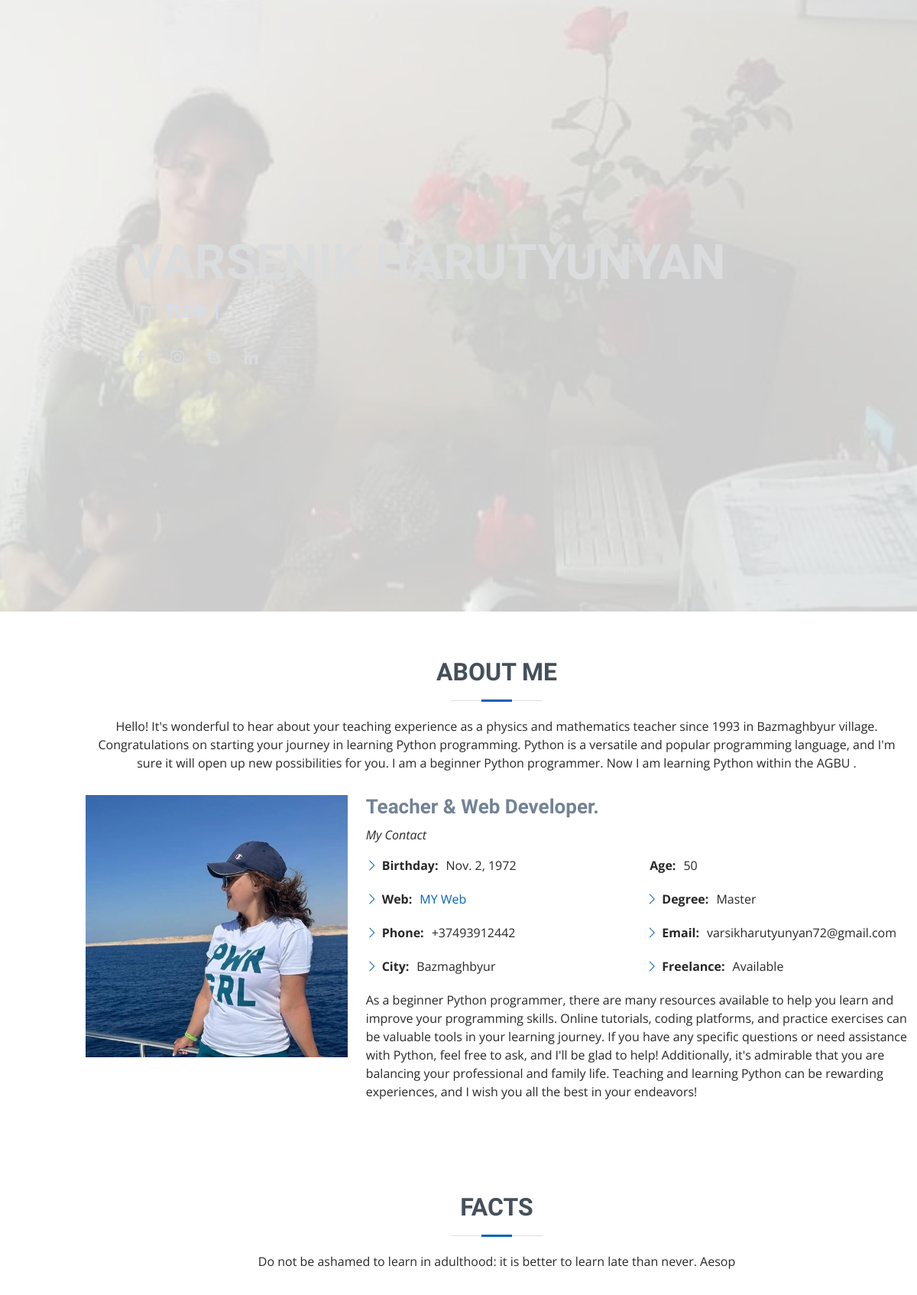
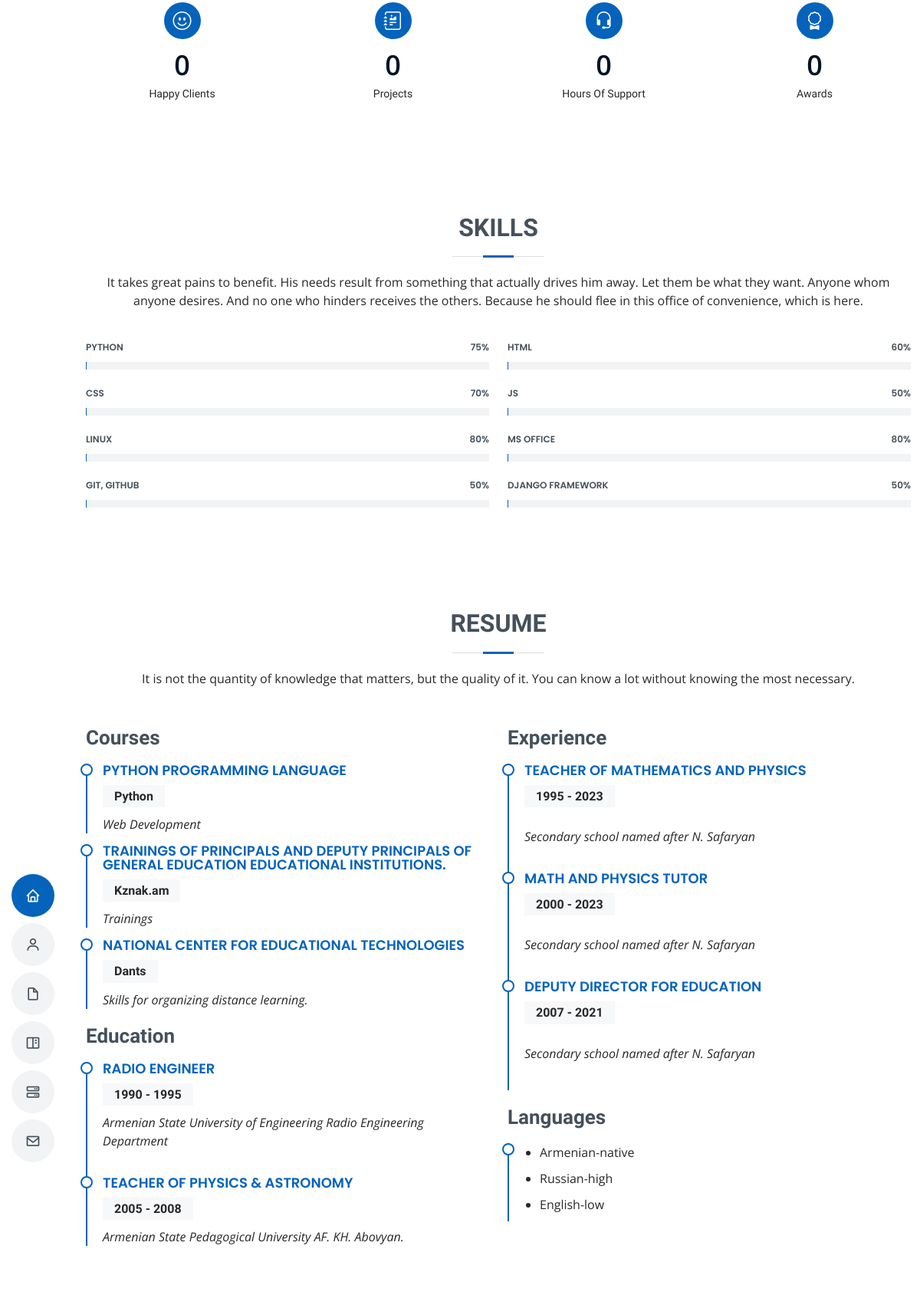
The page / (upper part) on the database its author committed (2 pictures, top to bottom).
### resume/models.py (models this page shows, shortened)
class PersonalInfo(models.Model):
    website = models.URLField(max_length = 200,)
    phone = models.CharField(max_length=30)
    city = models.CharField(max_length=30)
    age = models.PositiveIntegerField()
    degree = models.CharField(max_length=30)
    freelance = models.CharField(max_length=30)
    birthday = models.DateField()
    email = models.EmailField()
    user = models.ForeignKey(User, on_delete=models.CASCADE)

class Skill(models.Model):
    name = models.TextField(max_length=30)
    value = models.PositiveIntegerField(validators=[MaxValueValidator(100), MinValueValidator(1)], default=1)
    user = models.ForeignKey(User, on_delete=models.CASCADE)

class Courses(models.Model):
    program = models.TextField(max_length =100)
    program_name = models.TextField(max_length =100)
    cours_name = models.TextField(max_length =100)

class Education(models.Model):
    university_name = models.TextField(max_length=70)
    start_date = models.PositiveIntegerField(validators=[MaxValueValidator(2023), MinValueValidator(1900)])
    end_date = models.PositiveIntegerField(validators=[MaxValueValidator(2023), MinValueValidator(1900)])
    grade = models.TextField(max_length=30, blank=True, null=True)
    created_on=models.DateTimeField(auto_now=True)

class Experience(models.Model):
    position_name = models.TextField(max_length=100, blank=True, null=True)
    start_date = models.IntegerField(
        validators=[MaxValueValidator(2023), MinValueValidator(1900)])
    end_date = models.IntegerField(
        validators=[MaxValueValidator(2023), MinValueValidator(1900)])
    company_name = models.TextField(max_length=150)
    created_on = models.DateTimeField(auto_now=True)

class Language(models.Model):
    name = models.CharField(max_length=20)
    level = models.CharField(max_length=20)
    created_on = models.DateTimeField(auto_now=True)

### resume/views.py (the view, shortened to what this page needs)
# urls.py: 2. Add a URL to urlpatterns:  path('', views.home, name='home')
def home(request):
    status = 200
    skills=Skill.objects.filter(user__username= "varsik")
    education = Education.objects.all()
    experience = Experience.objects.all()
    language = Language.objects.all()
    courses = Courses.objects.all()
    services = Service.objects.all()
    testimonial = Testimonials.objects.all()
    personal_info = PersonalInfo.objects.get(user__username = "varsik")
    messageForm = MessageForm()
    portfolio_projects = PortfolioProject.objects.all()
    data={
        "facebook": "https://www.facebook.com/varsenik.harutunyan/",
        "instagram": "https://www.instagram.com/varsenikharutunyan/",
        "text1":"Hello! It's wonderful to hear about your teaching experience as a physics and mathematics teacher since 1993 in Bazmaghbyur village. Congratulations on starting your journey in learning Python programming. Python is a versatile and popular programming language, and I'm sure it will open up new possibilities for you.",
        "text2": "I am a beginner Python programmer.",
        'text3': "Now I am learning Python within the AGBU .",
        'text4': "I passed first level (Introduction to Python) and started learning advanced course (Web development).",                                                "skills":skills,
        "courses": courses,
        "education": education,
        "experience": experience,
        "language": language,
        "services": services,
        "testimonial": testimonial,
        "personal_info":personal_info,
        "messageForm": messageForm,
        "portfolio_projects": portfolio_projects,
        }
    return render(request,"index.html",context=data,status=status)

### resume/templates/index.html (shortened to what this page needs)
{% extends "base.html" %} {% load static  %}
{% block bodycontent %}
  <header id="header" class="d-flex flex-column justify-content-center">
    <nav id="navbar" class="navbar nav-menu">
      <ul>
        <li><a href="#hero" class="nav-link scrollto active"><i class="bx bx-home"></i> <span>Home</span></a></li>
        <li><a href="#about" class="nav-link scrollto"><i class="bx bx-user"></i> <span>About</span></a></li>
        <li><a href="#resume" class="nav-link scrollto"><i class="bx bx-file-blank"></i> <span>Resume</span></a></li>
        <li><a href="#portfolio" class="nav-link scrollto"><i class="bx bx-book-content"></i> <span>Portfolio</span></a></li>
        <li><a href="#services" class="nav-link scrollto"><i class="bx bx-server"></i> <span>Services</span></a></li>
        <li><a href="#contact" class="nav-link scrollto"><i class="bx bx-envelope"></i> <span>Contact</span></a></li>
      </ul>
    </nav>
  </header>
  <section id="hero" class="d-flex flex-column justify-content-center">
    <div class="container" data-aos="zoom-in" data-aos-delay="100">
      <h1>{{personal_info.user.first_name}} {{personal_info.user.last_name}}</h1>
      <p>I'm <span class="typed" data-typed-items="Fizik & Mathematic Teacher,Python Developer"></span></p>
      <div class="social-links">
        <a href="{{facebook}}" class="facebook"><i class="bx bxl-facebook"></i></a>
        <a href="{{instagram}}" class="instagram"><i class="bx bxl-instagram"></i></a>
        <a href="{{skype}}" class="google-plus"><i class="bx bxl-skype"></i></a>
        <a href="#" class="linkedin"><i class="bx bxl-linkedin"></i></a>
      </div>
    </div>
  </section>
  <main id="main">
    <section id="about" class="about">
      <div class="container" data-aos="fade-up">
        <div class="section-title">
          <h2>About Me</h2>
          <p>{{text1}} {{text2}} {{text3}}</p>
        </div>
        <div class="row">
          <div class="col-lg-4">
            <img src="{% static 'assets/img/profile-img.jpg' %}" class="img-fluid " alt="">
          </div>
          <div class="col-lg-8 pt-4 pt-lg-0 content">
            <h3>Teacher &amp; Web Developer.</h3>
            <p class="fst-italic">
              My Contact
            </p>
            <div class="row">
              <div class="col-lg-6">
                <ul>
                  <li><i class="bi bi-chevron-right"></i> <strong>Birthday:</strong> <span>{{personal_info.birthday}}</span></li>
                  <li><i class="bi bi-chevron-right "></i> <strong>Web:</strong><a href= {{personal_info.website}} target="_blank"> MY Web</a></li>
                  <li><i class="bi bi-chevron-right"></i> <strong>Phone:</strong> <span>{{personal_info.phone}}</span></li>
                  <li><i class="bi bi-chevron-right"></i> <strong>City:</strong> <span>{{personal_info.city}}</span></li>
                </ul>
              </div>
              <div class="col-lg-6">
                <ul>
                  <ul>
                    <ul>
                  <li> <strong>Age:</strong> <span>{{personal_info.age}}</span></li>
                  <li><i class="bi bi-chevron-right"></i> <strong>Degree:</strong> <span>{{personal_info.degree}}</span></li>
                  <li><i class="bi bi-chevron-right"></i> <strong>Email:</strong>  <span>{{personal_info.user.email}}</span></li>
                  <li><i class="bi bi-chevron-right"></i> <strong>Freelance:</strong> <span>Available</span></li>
                </ul>
                </ul>
              </ul>
              </div>
            </div>
            <p>
              As a beginner Python programmer, there are many resources available to help you learn and improve your programming skills. Online tutorials, coding platforms, and practice exercises can be valuable tools in your learning journey. If you have any specific questions or need assistance with Python, feel free to ask, and I'll be glad to help!
              Additionally, it's admirable that you are balancing your professional and family life. Teaching and learning Python can be rewarding experiences, and I wish you all the best in your endeavors!
            </p>
          </div>
        </div>
      </div>
    </section>
    <section id="facts" class="facts">
      <div class="container" data-aos="fade-up">
        <div class="section-title">
          <h2>Facts</h2>
          <p>Do not be ashamed to learn in adulthood: it is better to learn late than never. Aesop </p>
        </div>
        <div class="row">
          <div class="col-lg-3 col-md-6">
            <div class="count-box">
              <i class="bi bi-emoji-smile"></i>
              <span data-purecounter-start="0" data-purecounter-end="232" data-purecounter-duration="1" class="purecounter"></span>
              <p>Happy Clients</p>
            </div>
          </div>
          <div class="col-lg-3 col-md-6 mt-5 mt-md-0">
            <div class="count-box">
              <i class="bi bi-journal-richtext"></i>
              <span data-purecounter-start="0" data-purecounter-end="3" data-purecounter-duration="1" class="purecounter"></span>
              <p>Projects</p>
            </div>
          </div>
          <div class="col-lg-3 col-md-6 mt-5 mt-lg-0">
            <div class="count-box">
              <i class="bi bi-headset"></i>
              <span data-purecounter-start="0" data-purecounter-end="405" data-purecounter-duration="1" class="purecounter"></span>
              <p>Hours Of Support</p>
            </div>
          </div>
          <div class="col-lg-3 col-md-6 mt-5 mt-lg-0">
            <div class="count-box">
              <i class="bi bi-award"></i>
              <span data-purecounter-start="0" data-purecounter-end="1" data-purecounter-duration="1" class="purecounter"></span>
              <p>Awards</p>
            </div>
          </div>
        </div>
      </div>
    </section>
    <section id="skills" class="skills section-bg">
      <div class="container">
        <div class="section-title">
          <h2>Skills</h2>
          <p>It takes great pains to benefit. His needs result from something that actually drives him away. Let them be what they want. Anyone whom anyone desires. And no one who hinders receives the others. Because he should flee in this office of convenience, which is here.</p>
        </div>
        <div class="row skills-content">
          {% for skill in skills %}
          <div class="col-lg-6">
            <div class="progress">
              <span class="skill"
                >{{skill.name}} <i class="val">{{skill.value}}%</i></span>
              <div class="progress-bar-wrap">
              </div>
            </div>
          </div>
          {% endfor %}
        </div>
      </div>
    </section>
    <section id="resume" class="resume">
      <div class="container" data-aos="fade-up">
        <div class="section-title">
          <h2>Resume</h2>
          <p>It is not the quantity of knowledge that matters, but the quality of it. You can know a lot without knowing the most necessary.</p>
        </div>
        <div class="row">
          <div class="col-lg-6">
            <h3 class="resume-title">Courses</h3>
            {% for i in courses %}
            <div class="resume-item pb-0">
              <h4>{{i.program}}</h4>
              <h5>{{i.program_name}}</h5>
              <p><em>{{i.cours_name}}</em></p>
            </div>
            {% endfor %}
            <h3 class="resume-title">Education</h3>
            {% for i in education %}
            <div class="resume-item">
              <h4>{{i.grade}} </h4>
              <h5>{{i.start_date}} - {{i.end_date}}</h5>
              <p><em>{{i.university_name}}</em></p>
            </div>
            {% endfor %}
          </div>
          <div class="col-lg-6">
            <h3 class="resume-title"> Experience</h3>
            {% for i in experience %}
            <div class="resume-item">
              <h4>{{i.position_name}}</h4>
              <h5>{{i.start_date}} - {{i.end_date}}</h5>
              <p><em>{{i.company_name}}</em></p>
            </div>
            {% endfor %}
            <div class="col-lg-6">
              <h3 class="resume-title">Languages</h3>
              <div class="resume-item pb-0">
                <p>
                <ul>
                  {% for i in language%}
                  <li>{{i.name}}-{{i.level}}</li>
                  {% endfor %}
                </ul>
                </p>
              </div>
            </div>
          </div>
        </div>
    </section>
    <section id="portfolio" class="portfolio ">
</section>
  </main>
  {% endblock  %}

### rows shown on the page
PersonalInfo: birthday "Nov. 2, 1972", phone "+37493912442", city "Bazmaghbyur", age "50", degree "Master", user.email "varsikharutyunyan72@gmail.com"
Skill: name "PYTHON", value "75"
Skill: name "HTML", value "60"
Skill: name "CSS", value "70"
Skill: name "JS", value "50"
Skill: name "LINUX", value "80"
Skill: name "MS OFFICE", value "80"
Skill: name "GIT, GITHUB", value "50"
Skill: name "DJANGO FRAMEWORK", value "50"
Courses: program "PYTHON PROGRAMMING LANGUAGE", program_name "Python", cours_name "Web Development"
Courses: program "TRAININGS OF PRINCIPALS AND DEPUTY PRINCIPALS OF GENERAL EDUCATION EDUCATIONAL INSTITUTIONS.", program_name "Kznak.am", cours_name "Trainings"
Courses: program "NATIONAL CENTER FOR EDUCATIONAL TECHNOLOGIES", program_name "Dants", cours_name "Skills for organizing distance learning."
Education: grade "RADIO ENGINEER", start_date "1990", end_date "1995", university_name "Armenian State University of Engineering Radio Engineering Department"
Education: grade "TEACHER OF PHYSICS & ASTRONOMY", start_date "2005", end_date "2008", university_name "Armenian State Pedagogical University AF. KH. Abovyan."
Experience: position_name "TEACHER OF MATHEMATICS AND PHYSICS", start_date "1995", end_date "2023", company_name "Secondary school named after N. Safaryan"
Experience: position_name "MATH AND PHYSICS TUTOR", start_date "2000", end_date "2023", company_name "Secondary school named after N. Safaryan"
Experience: position_name "DEPUTY DIRECTOR FOR EDUCATION", start_date "2007", end_date "2021", company_name "Secondary school named after N. Safaryan"
Language: name "Armenian", level "native"
Language: name "Russian", level "high"
Language: name "English", level "low"

### other values the page prints
{{ text2 }} "I am a beginner Python programmer."
{{ text3 }} "Now I am learning Python within the AGBU ."
